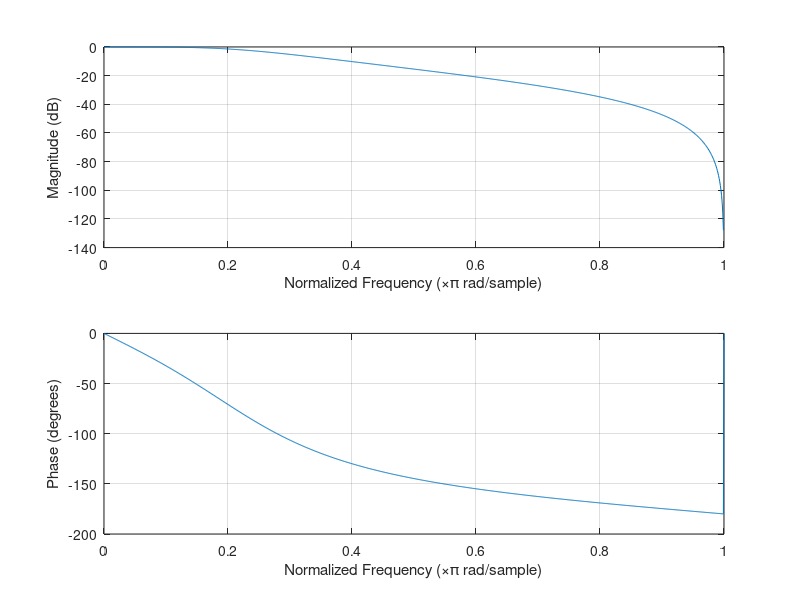

Source code (MATLAB):

format long;
fc = 1/4;    % cutoff at 1/4 Nyquist frequency

% Butterworth 2nd-order IIR low-pass filter
[b, a] = butter(2, fc);
disp('Numerator coefficients (b):');
disp(b);
disp('Denominator coefficients (a):');
disp(a);

% Impulse response
h = impz(b, a, 16);
disp('Impulse response:');
disp(h);

% Filter frequency response
freqz(b, a, 1024);
